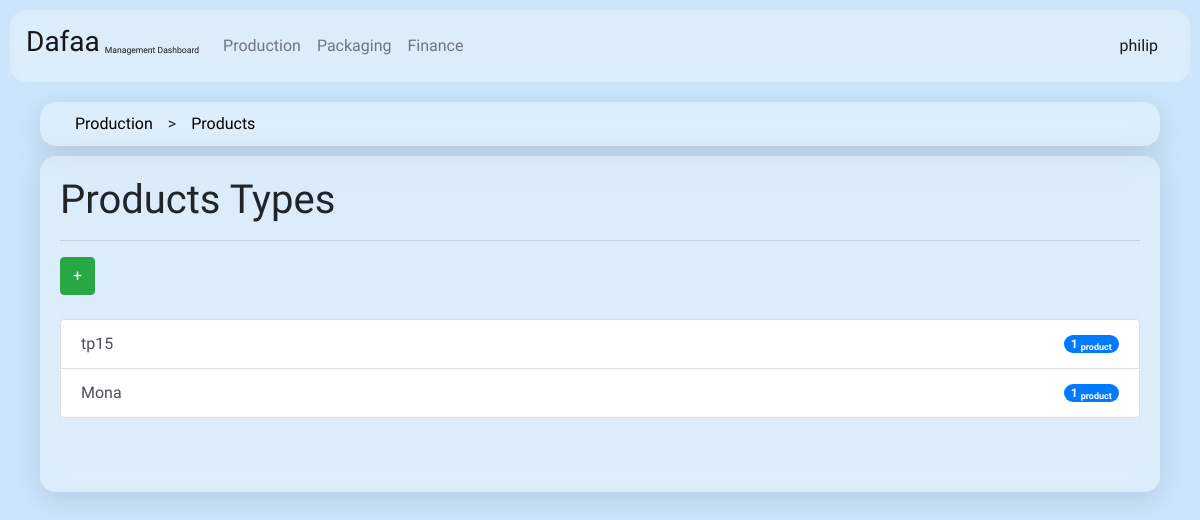
The app's page /production/products_management_view/ (signed in), older data.
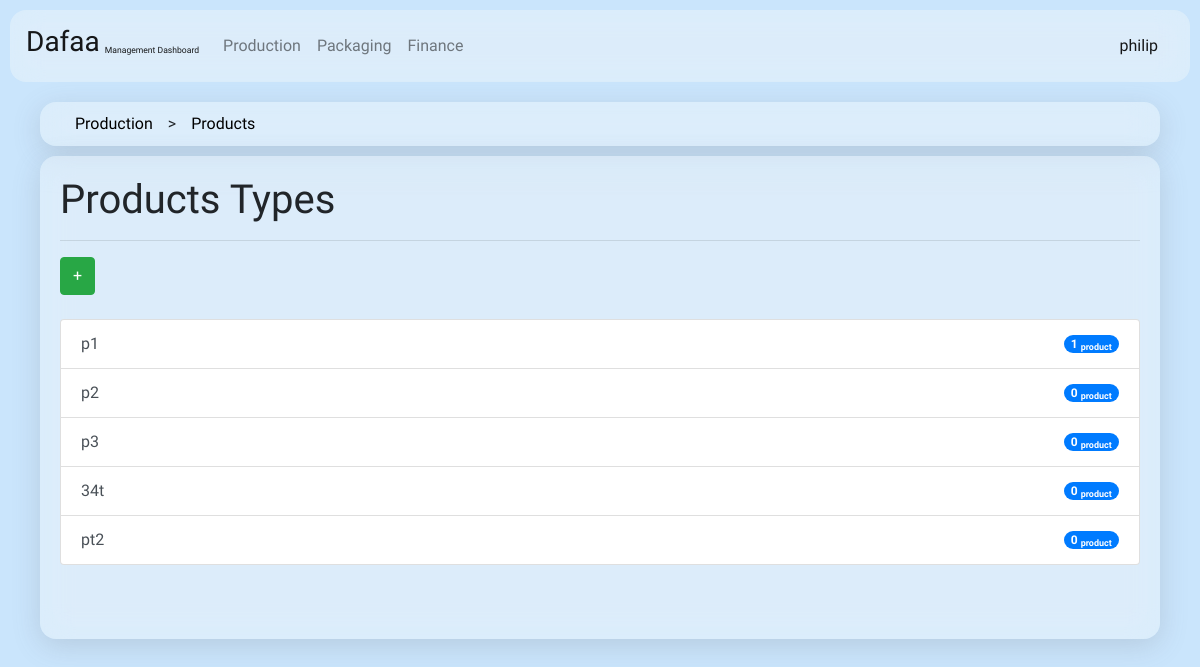
The same page, newer data.
### production/models.py (models this page shows)
class Product(models.Model):
    name                = models.CharField(max_length=100)
    category            = models.ForeignKey(Product_Category, related_name='category', on_delete=models.CASCADE, blank=True, null=True)
    description         = models.TextField()
    cover_image         = models.ImageField(upload_to='products/', default='products/default.jpeg')
    def __str__(self) -> str:
        return self.name

### production/views.py (the view)
# urls.py: path('products_management_view/',       products_management_view,   name='products_management_view'),
@user_passes_test(lambda user: user.is_superuser)
def products_management_view(request):
    return render(request, 'production/products_management_view.html', {'products': Product.objects.all()})

### dafaa/templates/production/products_management_view.html (shortened to what this page needs)
{% extends "admin_base.html" %}
{% block content %}
<div class="container">
    <div class="row">
        <div class="col-12 dashboard-outline-block" >
            <div class="page-path">
                <a href="{% url 'production_dashboard' %}">Production</a>
                >
                <a href="{% url 'products_management_view' %}">Products</a>
              </div>
            <div class="dashboard-inner-block">
                <h1> Products Types</h1>
                <hr>
                <a href="{% url 'add_product' %}" class="btn btn-success">+</a>
                <br><br>
                <div class="list-group ">
                    {% for product in products %}
                        <a class="list-group-item list-group-item-action d-flex justify-content-between align-items-center" href="{% url 'edit_product' product.id %}">
                            {{ product }}
                            <span class="badge badge-primary badge-pill">{{ product.item.all.count }} <sub>product</sub> </span>
                        </a>
                    {% endfor %}
                </div>
            </div>
        </div>
    </div>
</div>
{% endblock %}

### dafaa/templates/admin_base.html (shortened to what this page needs)
{% load static %}
<!DOCTYPE html>
<html lang="en">
<head>
    <link rel="stylesheet" href="https://cdn.jsdelivr.net/npm/bootstrap@4.3.1/dist/css/bootstrap.min.css">
    <link rel="stylesheet" href="{% static 'css/admin_styles.css' %}">
</head>
<body>
    <div class="outer-frame">
        <header class="navbar navbar-light navbar-expand-lg">
            <a class="navbar-brand" href="{% url 'management_dashboard' %}">
                <h3 style='font-family: "Gochi Hand", cursive;display: inline-block;'>Dafaa </h3>
                <sub style="display: inline-block;font-size: 43%;"> Management Dashboard</sub>
            </a>
            <div class="collapse navbar-collapse" id="navbarText">
              <ul class="navbar-nav mr-auto">
                <li class="nav-item">
                    <a class="nav-link" href="{% url 'production_dashboard' %}">Production</a>
                </li>
                <li class="nav-item">
                    <a class="nav-link" href="{% url 'packaging_dashboard' %}">Packaging</a>
                </li>
                <li class="nav-item">
                    <a class="nav-link" href="#">Finance</a>
                </li>
              </ul>
              <span class="navbar-text">
                <a class="nav-link" href="{% url 'profile' %}">{{ user }}</a>
            </span>
            </div>
        </header>
        <main>
            {% block content %}
            {% endblock %}
        </main>
    </div>
</body>
</html>

### static/css/admin_styles.css (style rules this page uses)
body { background-color: rgb(202, 229, 252); font-family: "Comfortaa", sans-serif; }
header { background-color: hsla(0, 0%, 100%, .3); backdrop-filter: blur(15px) saturate(86%); border-radius: 16px; padding: 1px 1px 1px 20px; margin: 10px; }
.navbar-brand, .navbar-brand:hover, .nav-link, .nav-link:hover { color: black; }
.dashboard-outline-block { padding: 10px; }
.dashboard-inner-block { width: 100%; height: 100%; background-color: hsla(0, 0%, 100%, .3); backdrop-filter: blur(15px) saturate(86%); border-radius: 16px; padding: 20px; box-shadow: rgba(100, 100, 111, 0.2) 0px 7px 29px 0px; }
.page-path { display: flex; width: 100%; background-color: hsla(0, 0%, 100%, .3); backdrop-filter: blur(15px) saturate(86%); border-radius: 16px; padding: 10px; padding-left: 20px; margin-bottom: 10px; box-shadow: rgba(100, 100, 111, 0.2) 0px 7px 29px 0px; }
.page-path a { padding: 0px 10px ; color: black; border-radius: 10px; margin: 0px 5px; }

Row changes from the older to the newer data that the page shows:
removed Product: name "tp15", item.all.count "1"
removed Product: name "Mona", item.all.count "1"
added Product: name "p1", item.all.count "1"
added Product: name "p2", item.all.count "0"
added Product: name "p3", item.all.count "0"
added Product: name "34t", item.all.count "0"
added Product: name "pt2", item.all.count "0"
